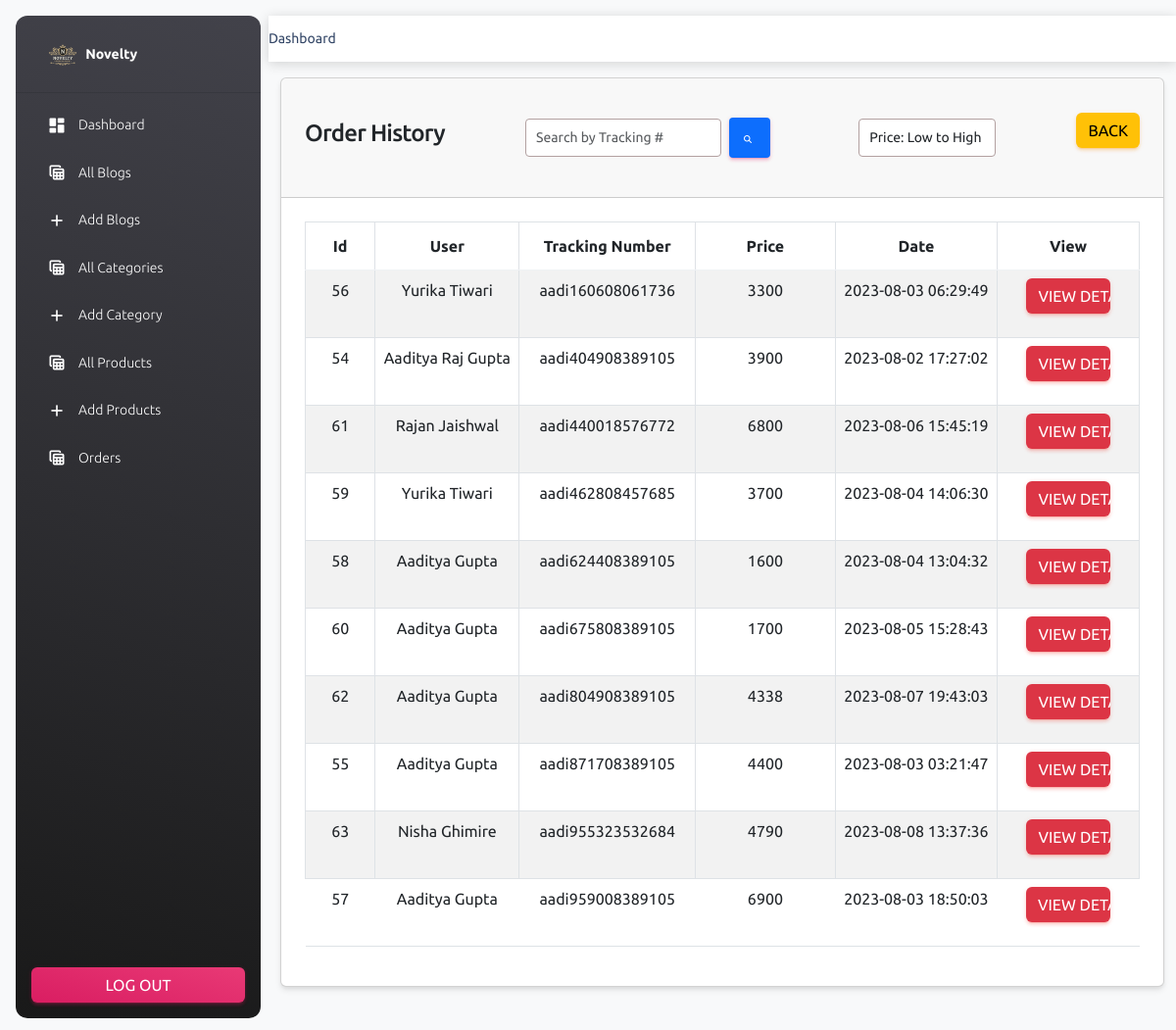
The page /Dashboard/main/order-history.php (signed in) on the database as committed earlier.
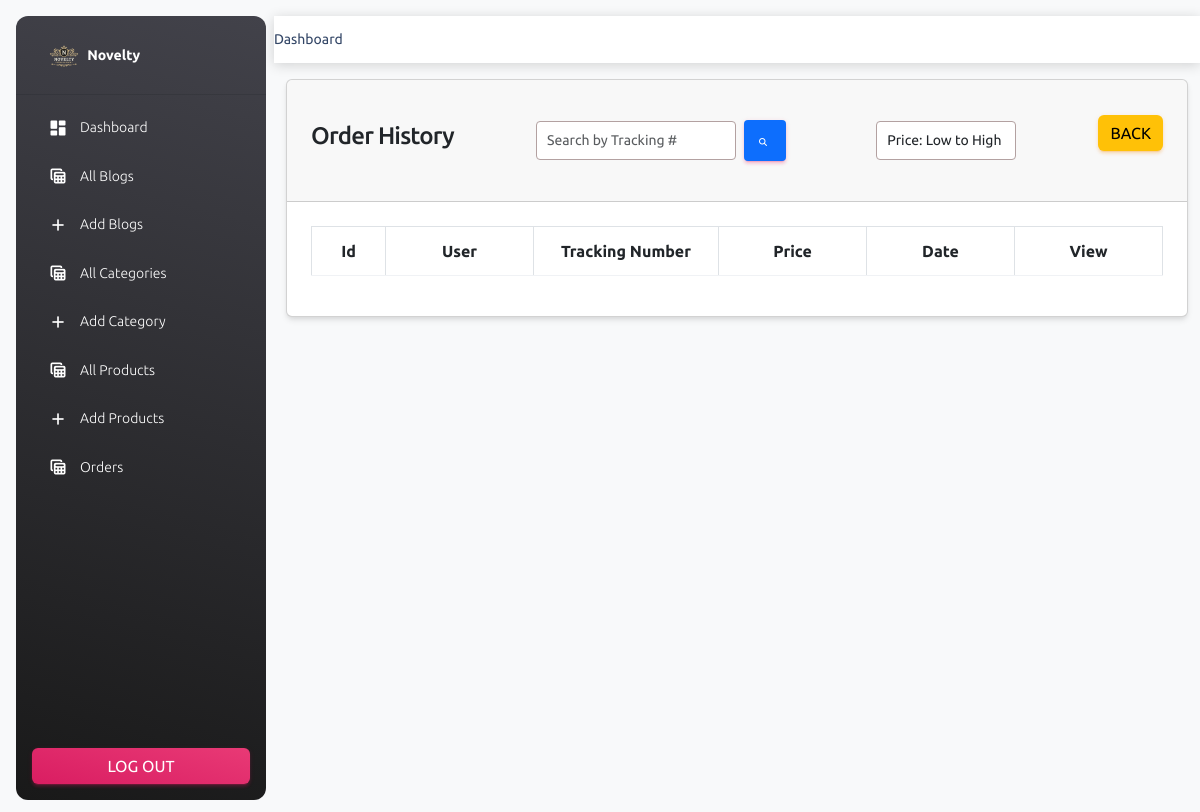
The same page on the database as committed later.
### tables this page shows
CREATE TABLE `orders` (
  `id` int(11) NOT NULL,
  `tracking_no` varchar(191) NOT NULL,
  `user_id` int(191) NOT NULL,
  `name` varchar(191) NOT NULL,
  `email` varchar(191) NOT NULL,
  `phone` varchar(191) NOT NULL,
  `address` mediumtext NOT NULL,
  `city` varchar(191) NOT NULL,
  `total_price` int(191) NOT NULL,
  `payment_mode` varchar(191) NOT NULL,
  `payment_id` varchar(191) NOT NULL,
  `status` tinyint(4) NOT NULL DEFAULT 0,
  `comments` varchar(255) DEFAULT NULL,
  `created_at` timestamp NOT NULL DEFAULT current_timestamp()
);

### Login/functions/myfunctions.php (called while the page is built, shortened)
<?php
require '../../Dashboard/configer/dbcon.php';
function getOrderHistory()
{
    global $con;
    $query = "SELECT * FROM orders WHERE status !='0' ";
    return $query_run = mysqli_query($con, $query);
}
?>

### Dashboard/main/order-history.php (the view, shortened to what this page needs)
<?php
include('header.php');
$ordersResult = getOrderHistory();
$ordersArray = [];
while ($row = mysqli_fetch_assoc($ordersResult)) {
    $ordersArray[] = $row;
}
function bubbleSortOrdersByTracking($orders)
{
    $n = count($orders);
    for ($i = 0; $i < $n - 1; $i++) {
        for ($j = 0; $j < $n - $i - 1; $j++) {
            if (strtolower($orders[$j]['tracking_no']) > strtolower($orders[$j + 1]['tracking_no'])) {
                $temp = $orders[$j];
                $orders[$j] = $orders[$j + 1];
                $orders[$j + 1] = $temp;
            }
        }
    }
    return $orders;
}
$sortedOrders = bubbleSortOrdersByTracking($ordersArray);
$searchResult = null;
$sortType = 'asc';
?>
<div class="container">
    <div class="row">
        <div class="col-md-12">
            <div class="card">
                <div class="card-header d-flex justify-content-between align-items-center">
                    <div>
                        <h4>Order History</h4>
                    </div>
                    <form method="POST" class="d-flex align-items-center">
                        <input type="text" name="search" placeholder="Search by Tracking #" class="form-control form-control-sm me-2" style="max-width: 200px;" required>
                        <button type="submit" class="btn btn-primary btn-sm mt-3" style="padding: 10px 15px;"><i class="fa fa-search me-1"></i></button>
                    </form>
                    <form method="POST" class="ms-2">
                        <select name="sort" class="form-control form-control-sm" onchange="this.form.submit()">
                            <option value="asc" <?= $sortType == 'asc' ? 'selected' : ''; ?>>Price: Low to High</option>
                        </select>
                    </form>
                    <div>
                        <a href="orders.php" class="btn btn-warning">Back</a>
                    </div>
                </div>
                <div class="card-body" id="products_table">
                    <table class="table table-bordered table-striped text-center">
                        <thead>
                            <tr>
                                <th class="col-md-1">Id</th>
                                <th class="col-md-2">User</th>
                                <th class="col-md-2">Tracking Number</th>
                                <th class="col-md-2">Price</th>
                                <th class="col-md-2">Date</th>
                                <th class="col-md-2">View</th>
                            </tr>
                        </thead>
                        <tbody>
                            <?php
                            if ($searchResult) {
                                ?>
                                <tr>
                                    <td><?= $searchResult['id']; ?></td>
                                    <td><?= $searchResult['name']; ?></td>
                                    <td><?= $searchResult['tracking_no']; ?></td>
                                    <td><?= $searchResult['total_price']; ?></td>
                                    <td><?= $searchResult['created_at']; ?></td>
                                    <td>
                                        <a href="./view-order.php?t=<?= $searchResult['tracking_no']; ?>" class="btn btn-danger col-md-8">View Details</a>
                                    </td>
                                </tr>
                                <?php
                            } else {
                                foreach ($sortedOrders as $item) {
                                    ?>
                                    <tr>
                                        <td><?= $item['id']; ?></td>
                                        <td><?= $item['name']; ?></td>
                                        <td><?= $item['tracking_no']; ?></td>
                                        <td><?= $item['total_price']; ?></td>
                                        <td><?= $item['created_at']; ?></td>
                                        <td>
                                            <a href="./view-order.php?t=<?= $item['tracking_no']; ?>" class="btn btn-danger col-md-8">View Details</a>
                                        </td>
                                    </tr>
                                    <?php
                                }
                            }
                            ?>
                        </tbody>
                    </table>
                </div>
            </div>
        </div>
    </div>
</div>
<?php include('footer.php'); ?>

Rows that differ between the two databases and show on the page:
removed orders: id "56", name "Yurika Tiwari", tracking_no "aadi160608061736", total_price "3300", created_at "2023-08-03 06:29:49"
removed orders: id "54", name "Aaditya Raj Gupta", tracking_no "aadi404908389105", total_price "3900", created_at "2023-08-02 17:27:02"
removed orders: id "61", name "Rajan Jaishwal", tracking_no "aadi440018576772", total_price "6800", created_at "2023-08-06 15:45:19"
removed orders: id "59", name "Yurika Tiwari", tracking_no "aadi462808457685", total_price "3700", created_at "2023-08-04 14:06:30"
removed orders: id "58", name "Aaditya Gupta", tracking_no "aadi624408389105", total_price "1600", created_at "2023-08-04 13:04:32"
removed orders: id "60", name "Aaditya Gupta", tracking_no "aadi675808389105", total_price "1700", created_at "2023-08-05 15:28:43"
removed orders: id "62", name "Aaditya Gupta", tracking_no "aadi804908389105", total_price "4338", created_at "2023-08-07 19:43:03"
removed orders: id "55", name "Aaditya Gupta", tracking_no "aadi871708389105", total_price "4400", created_at "2023-08-03 03:21:47"
removed orders: id "63", name "Nisha Ghimire", tracking_no "aadi955323532684", total_price "4790", created_at "2023-08-08 13:37:36"
removed orders: id "57", name "Aaditya Gupta", tracking_no "aadi959008389105", total_price "6900", created_at "2023-08-03 18:50:03"
